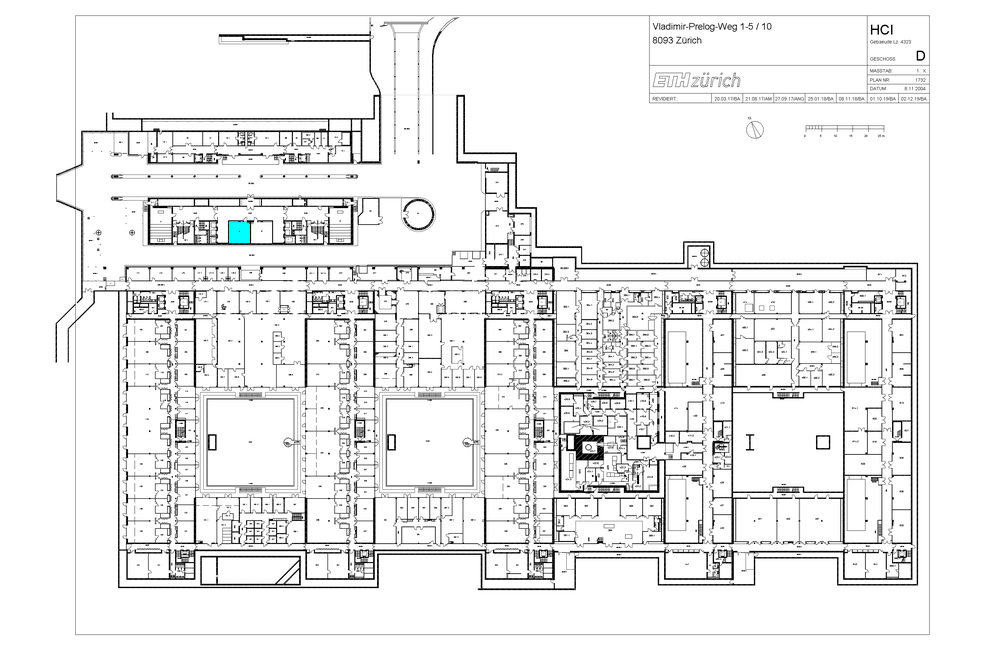
#> input picture scraper/dev/floorplans/images/raw/Z_H_HCI_D_4.gif, 1000 x 650 px, shrunk from 3039 x 1974 before the run; its folder holds only this picture in this run
$ python crop_images_remove_background.py
#> lines starting #> are read from the running program, lines starting #| are printed output that depends on the picture; after the words box and inside, x2 and y2 are one past the last pixel; in counts of white or black regions, pixels touching at a corner belong together
import os
from PIL import Image
import numpy as np

# for image in folder /images
# crop image to size of image and remove background
# save cropped image to folder /floorplans
# save room mask data to file in /room_masks

# iterate over all files in directory /images
for filename in os.listdir('./images/raw'):
    if filename.endswith('.gif'):
        # load the image
        with Image.open('./images/raw/' + filename) as image:
#> image is the input picture: PIL image 1000x650 P; mean R, G, B 236.6, 236.8, 236.8
            data = np.array(image.convert("RGBA"))
            # summarize shape
            # print(data.shape)

            # remove file ending
            filename = '.'.join(filename.split('.')[:-1])

            # floorplan for each level of building
            floorplan_filename = "_".join(filename.split("_")[:-1])

            # get coordinates of all non white pixels
            color_x, color_y = np.where(np.any(data < 255, axis=2))

            # Crop image to bounding Box of Plan
            x0 = color_x.min()
#> x0 = 13
            x1 = color_x.max()
#> x1 = 635
            y0 = color_y.min()
#> y0 = 53
            y1 = color_y.max()
#> y1 = 931
            cropped_image = data[x0:x1 + 1, y0:y1 + 1]
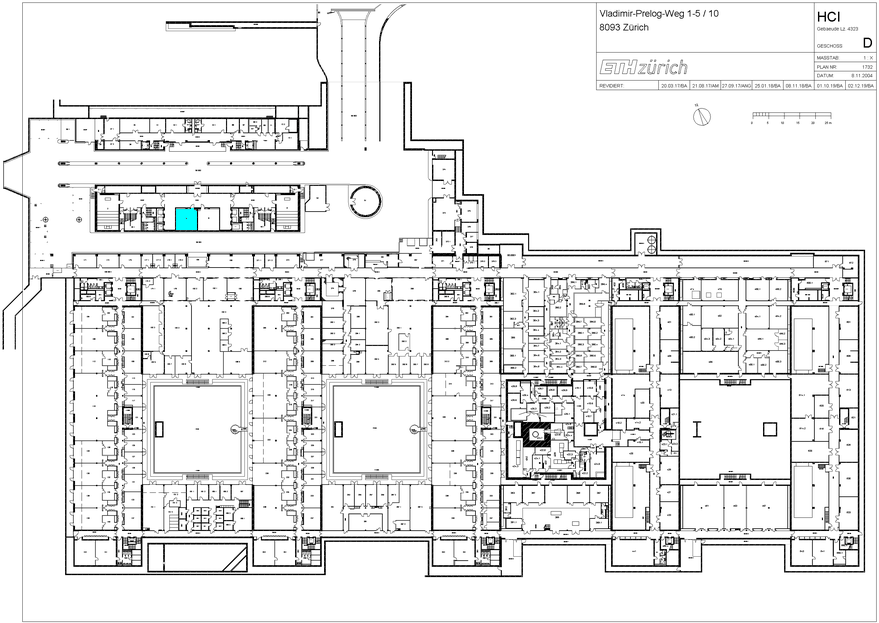
#> cropped_image: shape (623, 879, 4); mean R, G, B, A 233.2, 233.4, 233.4, 255

            # h, w of cropped image
            h, w, _ = cropped_image.shape
#> h = 623; w = 879

            # create mask for all white pixels
            white_pixels_mask = np.all(
                cropped_image == [255, 255, 255, 255], axis=-1)
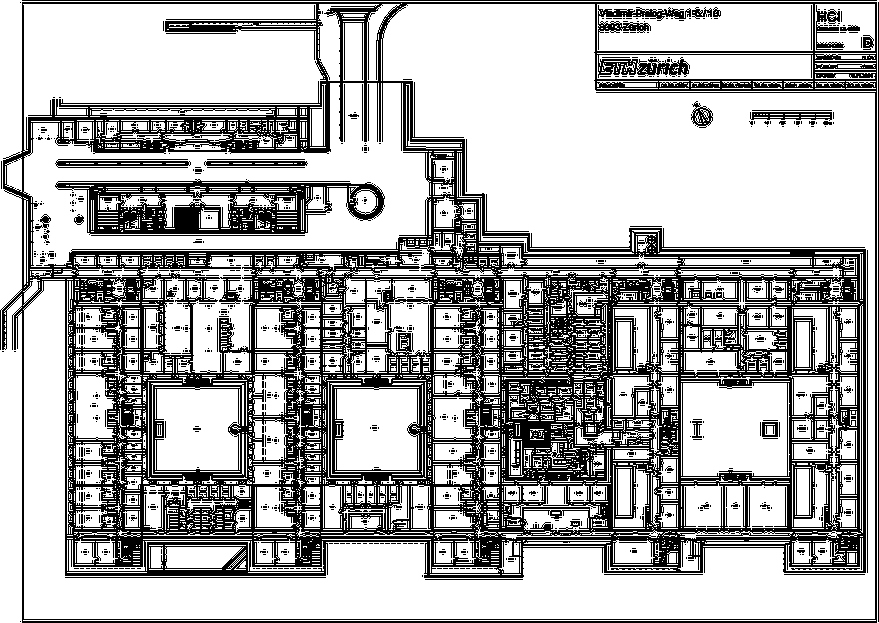
#> white_pixels_mask: shape (623, 879) bool; 69.2% white; 1329 black regions (1240 under 20 px), largest, box (x1, y1, x2, y2) and area: (0, 2, 877, 623) 145046, (55, 179, 385, 235) 8958, (598, 5, 691, 50) 1017

            # create mask of room
            room_mask = np.all(
                cropped_image == [0, 255, 255, 255], axis=-1)
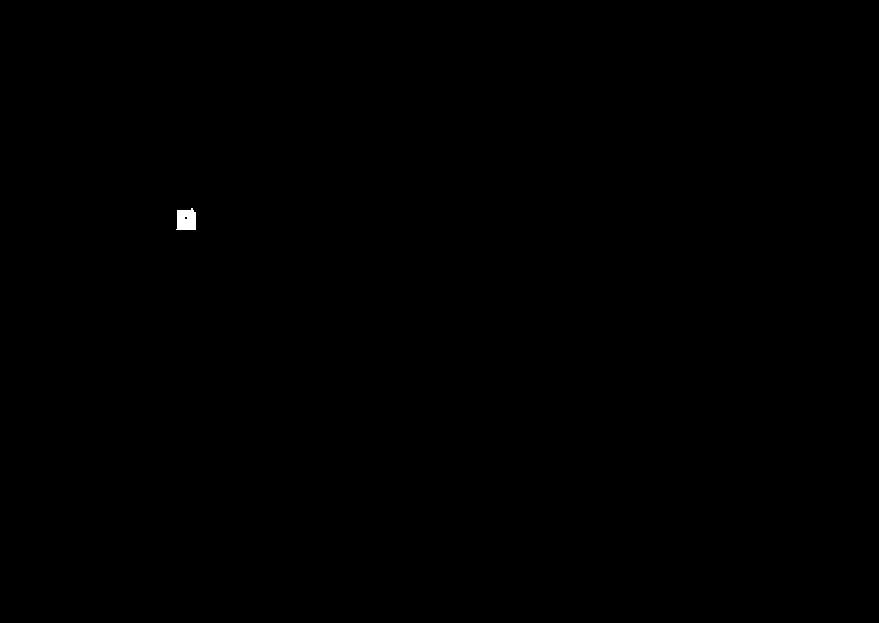
#> room_mask: shape (623, 879) bool; 0.07% white; 1 white region, box (x1, y1, x2, y2) and area: (176, 208, 196, 230) 377

            # apply masks to plan (removing room and white background -> transparent)
            cropped_image[room_mask] = [255, 255, 255, 0]
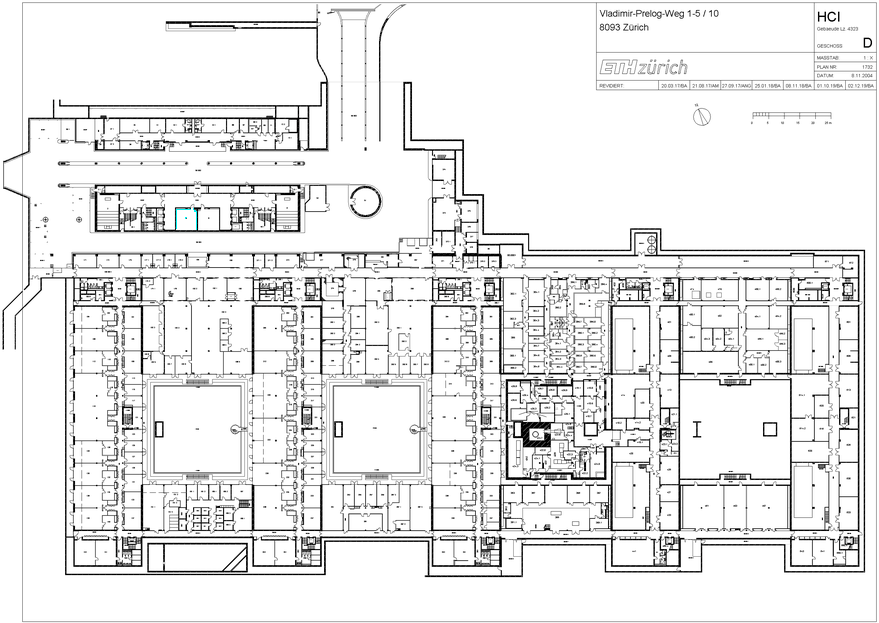
#> cropped_image: shape (623, 879, 4); 0.07% of pixels changed, all inside (x1, y1, x2, y2) = (176, 208, 196, 230); transparent parts drawn white
            cropped_image[white_pixels_mask] = [255, 255, 255, 0]

            points = []

            # iterate over all rows of room_mask
            for i in range(h):
                # iterate over all columns of room_mask
                for j in range(w):
                    # if pixel is colored
                    if room_mask[i, j] != 0:
                        # append point to list
                        points.append((j, i))
                        break

            for i in reversed(range(h)):
                for j in reversed(range(w)):
                    # if pixel is colored
                    if room_mask[i, j] != 0:
                        # append point to list
                        points.append((j, i))
                        break

            # Save as SVG
            # create SVG file
            # dwg = svgwrite.Drawing('./images/room_masks/' +
            #                        filename + "_mask.svg", size=(w, h), profile='tiny')

            # polygon = dwg.add(dwg.g(id='polygon', fill='green'))
            # polygon.add(dwg.polygon(points=points,
            #             fill='green', stroke='black'))
            # dwg.save()

            with open('./images/room_masks/' + filename + "_mask", 'w') as f:
                f.write(str(w) + " " + str(h) + '\n')
                for x, y in points:
                    f.write(str(x) + "," + str(y) + " ")

            # Stack arrays in 3rd dimension so that mask is an image (RGBA)
            # room_mask = np.dstack((room_mask, np.zeros(
            #    room_mask.shape), np.zeros(room_mask.shape), np.full(room_mask.shape, fill_value=255)))

            # create mask of all black pixels in room_mask
            # black_pixels_mask = np.all(room_mask == [0, 0, 0, 255], axis=-1)

            # make everything but the actual room transparent
            # room_mask[black_pixels_mask] = [255, 255, 255, 0]

            # changes datatype for entries to unit8 (from float)
            # room_mask = room_mask.astype(np.uint8)

            # print(np.info(cropped_image))
            # print(np.info(room_mask))

            # Arrays to Images
            # mask = Image.fromarray(room_mask)
            image = Image.fromarray(cropped_image)

            if not os.path.isfile('./images/floorplans/' + floorplan_filename + ".webp"):
                # Save cropped and transparent plan
                image.save('./images/floorplans/' +
                           floorplan_filename + ".webp", 'WebP')

            # # Save mask for room
            # mask.save('./images/room_masks/' +
            #           filename + "_mask.svg", 'SVG')


# Delete all files in folder /images/floorplans where no floorplan available

$ run again, on scraper/dev/floorplans/images/raw/Z_H_HIL_E_5.gif
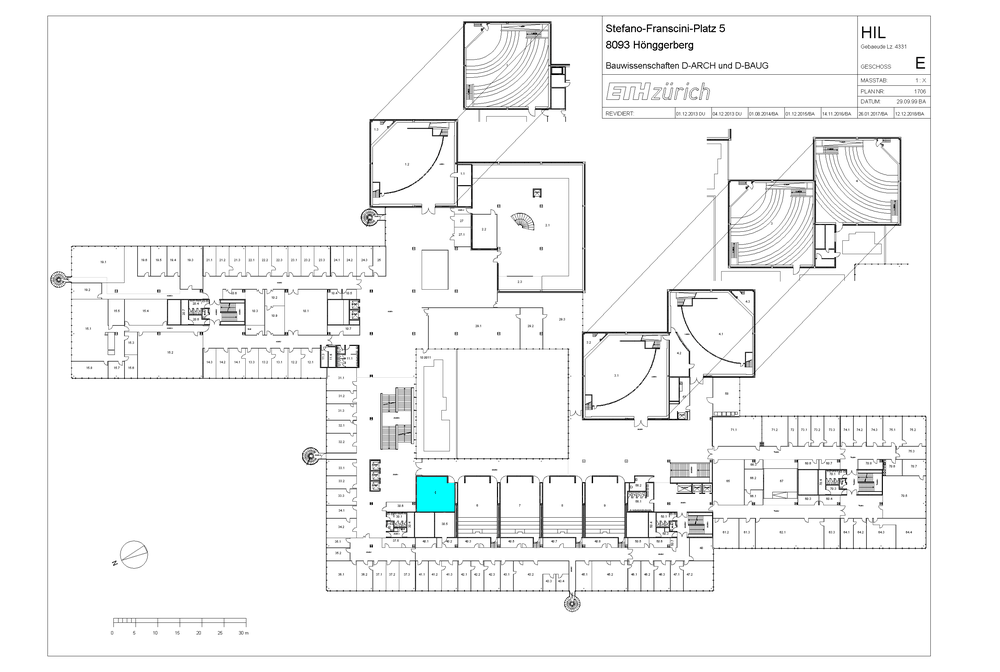
#> input picture scraper/dev/floorplans/images/raw/Z_H_HIL_E_5.gif, 1000 x 672 px, shrunk from 2988 x 2007 before the run
#> image is the input picture: PIL image 1000x672 P; mean R, G, B 245.4, 245.8, 245.8
#> x0 = 13
#> x1 = 658
#> y0 = 45
#> y1 = 932
#> `white_pixels_mask = np.all( cropped_image == [255, 255, 255, 255], axi..`:
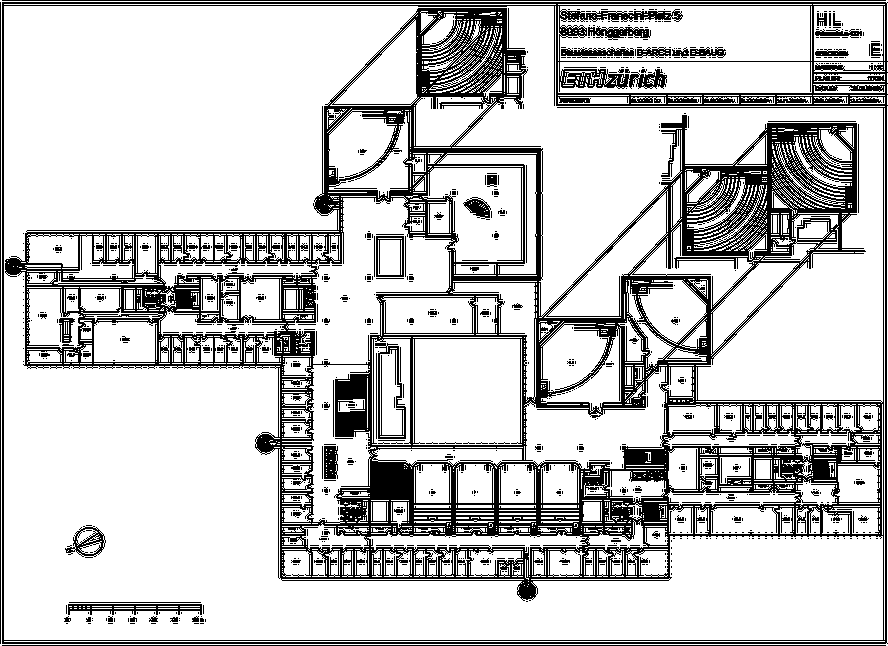
#> white_pixels_mask: shape (646, 888) bool; 78.8% white; 1045 black regions (907 under 20 px), largest, box (x1, y1, x2, y2) and area: (2, 2, 888, 644) 106874, (2, 0, 886, 1) 884, (2, 645, 886, 646) 884
#> room_mask: shape (646, 888) bool; 0.19% white; 5 white regions (1 under 20 px), largest, box (x1, y1, x2, y2) and area: (372, 464, 407, 496) 1003, (372, 497, 409, 498) 37, (372, 466, 373, 496) 30, (408, 472, 409, 496) 24
#> `cropped_image[room_mask] = [255, 255, 255, 0]`:
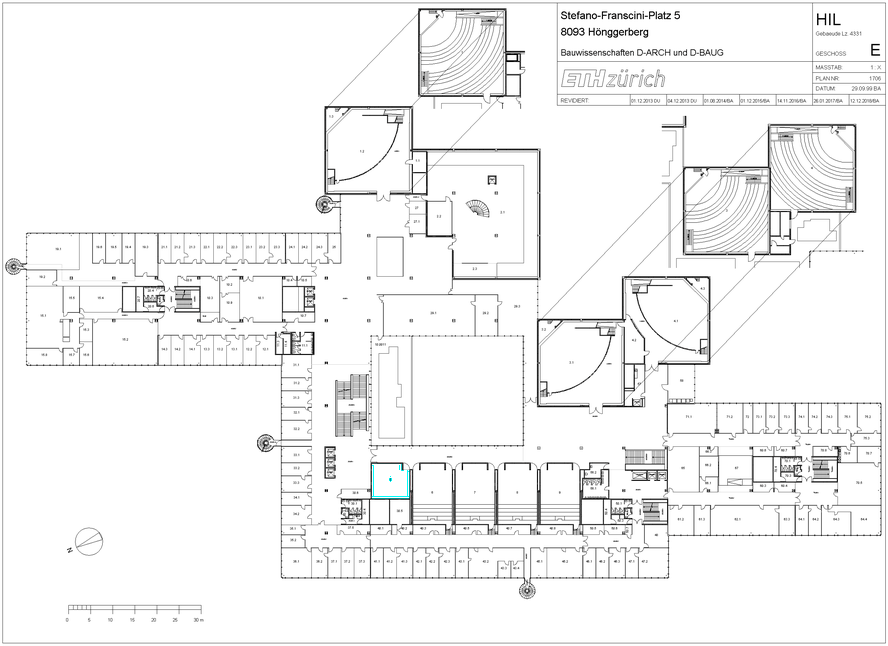
#> cropped_image: shape (646, 888, 4); mean R, G, B, A 244.2, 244.3, 244.3, 254.5; transparent parts drawn white

$ run again, on scraper/dev/floorplans/images/raw/Z_H_HCI_H_174.gif
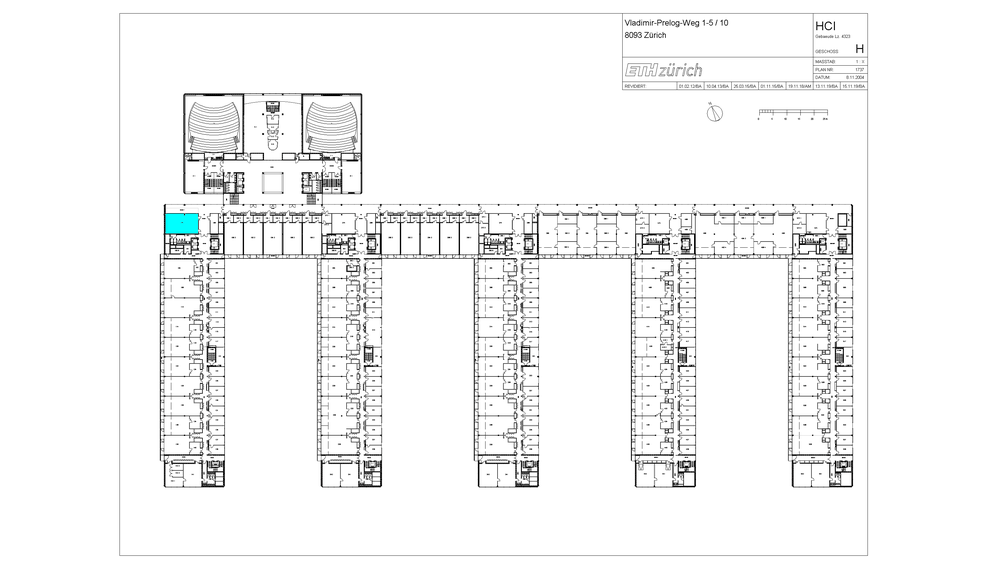
#> input picture scraper/dev/floorplans/images/raw/Z_H_HCI_H_174.gif, 1000 x 569 px, shrunk from 3246 x 1847 before the run
#> image is the input picture: PIL image 1000x569 P; mean R, G, B 244.9, 245.1, 245.1
#> x0 = 12
#> x1 = 556
#> y0 = 117
#> y1 = 868
#> `white_pixels_mask = np.all( cropped_image == [255, 255, 255, 255], axi..`:
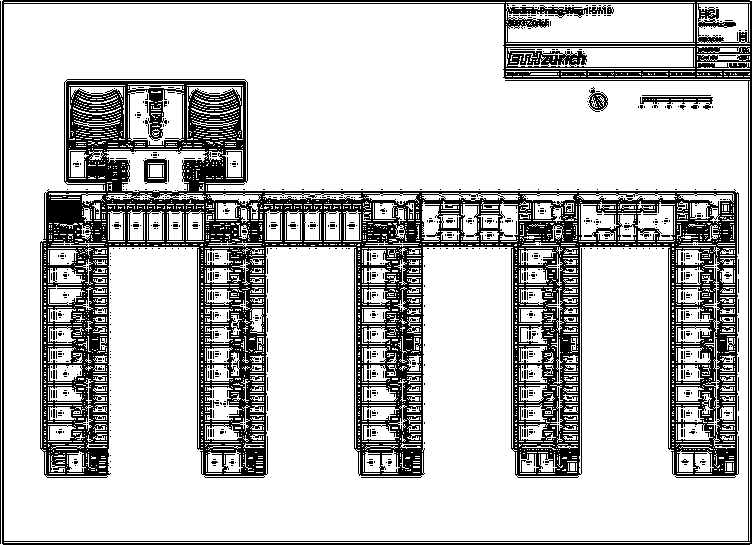
#> white_pixels_mask: shape (545, 752) bool; 77% white; 963 black regions (948 under 20 px), largest, box (x1, y1, x2, y2) and area: (40, 79, 739, 478) 74431, (2, 0, 752, 545) 13530, (0, 1, 1, 544) 543
#> room_mask: shape (545, 752) bool; 0.13% white; 3 white regions (1 under 20 px), largest, box (x1, y1, x2, y2) and area: (51, 202, 81, 219) 481, (49, 220, 81, 221) 32
#> `cropped_image[room_mask] = [255, 255, 255, 0]`:
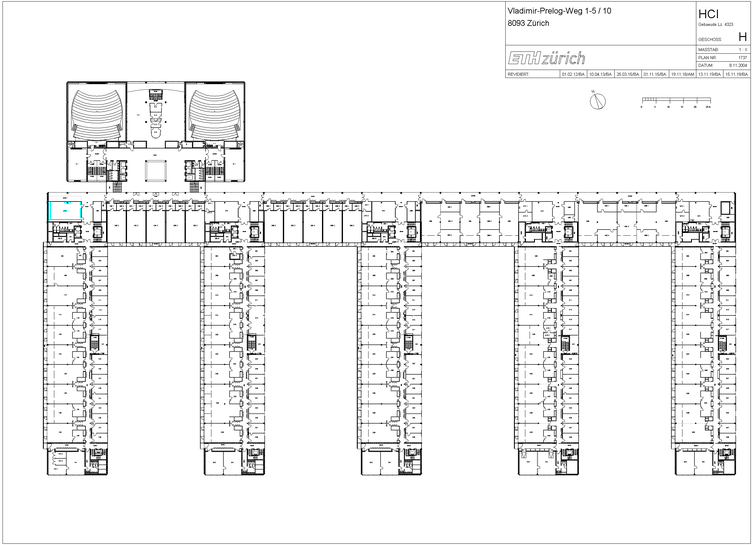
#> cropped_image: shape (545, 752, 4); mean R, G, B, A 241.3, 241.3, 241.3, 254.7; transparent parts drawn white
